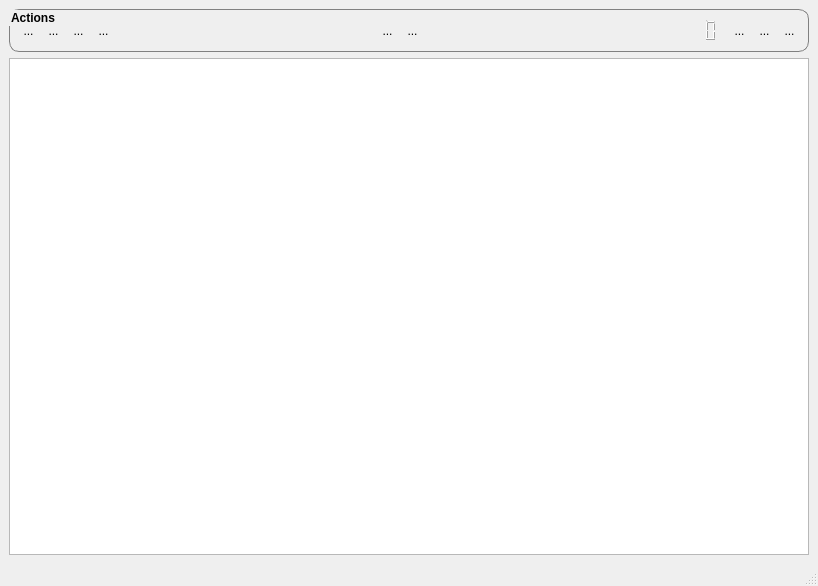
<?xml version="1.0" encoding="UTF-8"?>
<ui version="4.0">
 <class>MainWindow</class>
 <widget class="QMainWindow" name="MainWindow">
  <property name="geometry">
   <rect>
    <x>0</x>
    <y>0</y>
    <width>818</width>
    <height>586</height>
   </rect>
  </property>
  <property name="windowTitle">
   <string>ScolaSync</string>
  </property>
  <property name="windowIcon">
   <iconset>
    <normaloff>images/scolasync.svg</normaloff>images/scolasync.svg</iconset>
  </property>
  <widget class="QWidget" name="centralwidget">
   <layout class="QVBoxLayout" name="verticalLayout">
    <item>
     <widget class="QGroupBox" name="groupBox">
      <property name="styleSheet">
       <string notr="true">border: 1px solid gray;
border-radius: 10px;
padding: 1em 0px 0px 0px;
font-weight:bold;
</string>
      </property>
      <property name="title">
       <string>Actions</string>
      </property>
      <property name="flat">
       <bool>false</bool>
      </property>
      <layout class="QHBoxLayout" name="horizontalLayout">
       <item>
        <widget class="QToolButton" name="fromButton">
         <property name="toolTip">
          <string>Copier depuis les baladeurs sélectionnés</string>
         </property>
         <property name="statusTip">
          <string>Copier depuis les baladeurs sélectionnés</string>
         </property>
         <property name="styleSheet">
          <string notr="true">border:0px; border-radius:0px; padding: 0px; font-weight:normal; color: black;
padding:0px</string>
         </property>
         <property name="text">
          <string>...</string>
         </property>
         <property name="icon">
          <iconset>
           <normaloff>../../../../../../usr/share/icons/Tango/scalable/actions/back.svg</normaloff>../../../../../../usr/share/icons/Tango/scalable/actions/back.svg</iconset>
         </property>
         <property name="iconSize">
          <size>
           <width>48</width>
           <height>48</height>
          </size>
         </property>
        </widget>
       </item>
       <item>
        <widget class="QToolButton" name="toButton">
         <property name="toolTip">
          <string>Copier vers les baladeurs sélectionnés</string>
         </property>
         <property name="statusTip">
          <string>Copier vers les baladeurs sélectionnés</string>
         </property>
         <property name="styleSheet">
          <string notr="true">border:0px; border-radius:0px; padding: 0px; font-weight:normal; color: black;
padding:0px</string>
         </property>
         <property name="text">
          <string>...</string>
         </property>
         <property name="icon">
          <iconset>
           <normaloff>../../../../../../usr/share/icons/Tango/scalable/actions/forward.svg</normaloff>../../../../../../usr/share/icons/Tango/scalable/actions/forward.svg</iconset>
         </property>
         <property name="iconSize">
          <size>
           <width>48</width>
           <height>48</height>
          </size>
         </property>
        </widget>
       </item>
       <item>
        <widget class="QToolButton" name="delButton">
         <property name="toolTip">
          <string>Effacer des fichiers ou des dossiers dans les baladeurs sélectionnés</string>
         </property>
         <property name="statusTip">
          <string>Effacer des fichiers ou des dossiers dans les baladeurs sélectionnés</string>
         </property>
         <property name="styleSheet">
          <string notr="true">border:0px; border-radius:0px; padding: 0px; font-weight:normal; color: black;
padding:0px</string>
         </property>
         <property name="text">
          <string>...</string>
         </property>
         <property name="icon">
          <iconset>
           <normaloff>../../../../../../usr/share/icons/Tango/scalable/actions/edit-clear.svg</normaloff>../../../../../../usr/share/icons/Tango/scalable/actions/edit-clear.svg</iconset>
         </property>
         <property name="iconSize">
          <size>
           <width>48</width>
           <height>48</height>
          </size>
         </property>
        </widget>
       </item>
       <item>
        <widget class="QToolButton" name="umountButton">
         <property name="toolTip">
          <string>Éjecter les baladeurs sélectionnés</string>
         </property>
         <property name="statusTip">
          <string>Éjecter les baladeurs sélectionnés</string>
         </property>
         <property name="styleSheet">
          <string notr="true">border:0px; border-radius:0px; padding: 0px; font-weight:normal; color: black;
padding:0px</string>
         </property>
         <property name="text">
          <string>...</string>
         </property>
         <property name="icon">
          <iconset>
           <normaloff>../../../../../../usr/share/icons/Tango/scalable/actions/top.svg</normaloff>../../../../../../usr/share/icons/Tango/scalable/actions/top.svg</iconset>
         </property>
         <property name="iconSize">
          <size>
           <width>48</width>
           <height>48</height>
          </size>
         </property>
        </widget>
       </item>
       <item>
        <spacer name="horizontalSpacer">
         <property name="orientation">
          <enum>Qt::Horizontal</enum>
         </property>
         <property name="sizeHint" stdset="0">
          <size>
           <width>40</width>
           <height>20</height>
          </size>
         </property>
        </spacer>
       </item>
       <item>
        <widget class="QToolButton" name="redoButton">
         <property name="toolTip">
          <string>Refaire à nouveau</string>
         </property>
         <property name="statusTip">
          <string>Refaire à nouveau la dernière opération réussie, avec les baladeurs connectés plus récemment</string>
         </property>
         <property name="styleSheet">
          <string notr="true">border:0px; border-radius:0px; padding: 0px; font-weight:normal; color: black;
padding:0px</string>
         </property>
         <property name="text">
          <string>...</string>
         </property>
         <property name="icon">
          <iconset>
           <normaloff>../../../../../../usr/share/icons/Tango/scalable/actions/go-jump.svg</normaloff>../../../../../../usr/share/icons/Tango/scalable/actions/go-jump.svg</iconset>
         </property>
         <property name="iconSize">
          <size>
           <width>48</width>
           <height>48</height>
          </size>
         </property>
         <property name="checkable">
          <bool>true</bool>
         </property>
        </widget>
       </item>
       <item>
        <widget class="QToolButton" name="namesButton">
         <property name="sizePolicy">
          <sizepolicy hsizetype="Fixed" vsizetype="Fixed">
           <horstretch>0</horstretch>
           <verstretch>0</verstretch>
          </sizepolicy>
         </property>
         <property name="styleSheet">
          <string notr="true">border:0px; border-radius:0px; padding: 0px; font-weight:normal; color: black;
padding:0px</string>
         </property>
         <property name="text">
          <string>...</string>
         </property>
         <property name="icon">
          <iconset>
           <normaloff>../../../../../../usr/share/icons/Tango/scalable/actions/gtk-find.svg</normaloff>../../../../../../usr/share/icons/Tango/scalable/actions/gtk-find.svg</iconset>
         </property>
         <property name="iconSize">
          <size>
           <width>48</width>
           <height>48</height>
          </size>
         </property>
        </widget>
       </item>
       <item>
        <spacer name="horizontalSpacer_2">
         <property name="orientation">
          <enum>Qt::Horizontal</enum>
         </property>
         <property name="sizeHint" stdset="0">
          <size>
           <width>40</width>
           <height>20</height>
          </size>
         </property>
        </spacer>
       </item>
       <item>
        <widget class="QLCDNumber" name="lcdNumber">
         <property name="toolTip">
          <string>Affiche le nombre de baladeurs connectés</string>
         </property>
         <property name="statusTip">
          <string>Affiche le nombre de baladeurs connectés</string>
         </property>
         <property name="styleSheet">
          <string notr="true">border:0px; border-radius:0px; padding: 0px; font-weight:normal; color: black;
padding:0px</string>
         </property>
         <property name="numDigits">
          <number>2</number>
         </property>
         <property name="intValue" stdset="0">
          <number>0</number>
         </property>
        </widget>
       </item>
       <item>
        <widget class="QToolButton" name="forceCheckButton">
         <property name="toolTip">
          <string>Force à recompter les baladeurs</string>
         </property>
         <property name="statusTip">
          <string>Force à recompter les baladeurs</string>
         </property>
         <property name="styleSheet">
          <string notr="true">border:0px; border-radius:0px; padding: 0px; font-weight:normal; color: black;
padding:0px</string>
         </property>
         <property name="text">
          <string>...</string>
         </property>
         <property name="icon">
          <iconset>
           <normaloff>../../../../../../usr/share/icons/Tango/scalable/devices/multimedia-player.svg</normaloff>../../../../../../usr/share/icons/Tango/scalable/devices/multimedia-player.svg</iconset>
         </property>
         <property name="iconSize">
          <size>
           <width>48</width>
           <height>48</height>
          </size>
         </property>
        </widget>
       </item>
       <item>
        <widget class="QToolButton" name="preferenceButton">
         <property name="toolTip">
          <string>Préférences</string>
         </property>
         <property name="statusTip">
          <string>Préférences</string>
         </property>
         <property name="styleSheet">
          <string notr="true">border:0px; border-radius:0px; padding: 0px; font-weight:normal; color: black;
padding:0px</string>
         </property>
         <property name="text">
          <string>...</string>
         </property>
         <property name="icon">
          <iconset>
           <normaloff>../../../../../../usr/share/icons/Tango/scalable/categories/package_settings.svg</normaloff>../../../../../../usr/share/icons/Tango/scalable/categories/package_settings.svg</iconset>
         </property>
         <property name="iconSize">
          <size>
           <width>48</width>
           <height>48</height>
          </size>
         </property>
        </widget>
       </item>
       <item>
        <widget class="QToolButton" name="helpButton">
         <property name="toolTip">
          <string>Aide</string>
         </property>
         <property name="statusTip">
          <string>Aide</string>
         </property>
         <property name="styleSheet">
          <string notr="true">border:0px; border-radius:0px; padding: 0px; font-weight:normal; color: black;
padding:0px</string>
         </property>
         <property name="text">
          <string>...</string>
         </property>
         <property name="icon">
          <iconset>
           <normaloff>../../../../../../usr/share/icons/Tango/scalable/status/info.svg</normaloff>../../../../../../usr/share/icons/Tango/scalable/status/info.svg</iconset>
         </property>
         <property name="iconSize">
          <size>
           <width>48</width>
           <height>48</height>
          </size>
         </property>
        </widget>
       </item>
      </layout>
     </widget>
    </item>
    <item>
     <widget class="QTableView" name="tableView"/>
    </item>
   </layout>
  </widget>
  <widget class="QStatusBar" name="statusbar"/>
 </widget>
 <resources/>
 <connections/>
</ui>
